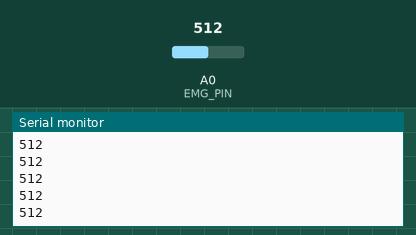
Recording of a sketch running on a simulated Arduino Uno, built with avr-gcc and run on an emulated ATmega328P. On the bench: the last lines printed to the serial monitor. Inputs (shaded band) come from the test bench; at power-on: A0 (EMG_PIN) = 512.

Above: at 1.2 s.
1.3 s: A0 (EMG_PIN) set to 716
At 1.31 s:
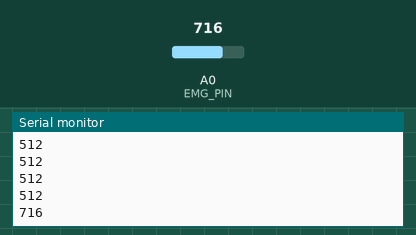
2.8 s: A0 (EMG_PIN) set to 900
At 2.81 s:
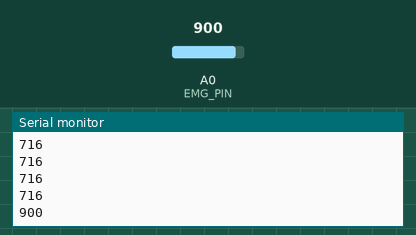
Timing chart, 0 to 5.8 s (numbered marks = the images above; inputs shaded):
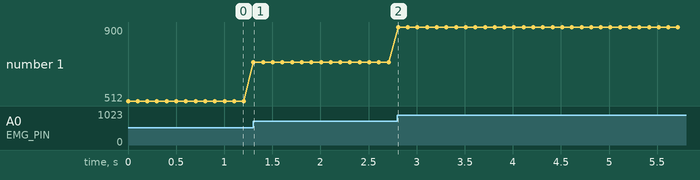

Measured:
- after the input at 1.3 s, the serial monitor: prints a new line at once (image 1)
- after the input at 2.8 s, the serial monitor: prints a new line at once (image 2)
- plotted number 1: 512 → 716 after the input at 1.3 s, 716 → 900 after the input at 2.8 s

The sketch:

EMG_Test.ino
```cpp
// EMG 센서 신호 확인용 테스트 스케치
// SIG -> A0, +VS -> 5V, GND -> GND (-VS는 미연결)
// 시리얼 모니터(115200 baud)에서 숫자가 근육 힘줄 때 변하는지 확인

const int EMG_PIN = A0;

void setup() {
  Serial.begin(115200);
}

void loop() {
  int raw = analogRead(EMG_PIN); // 0~1023
  Serial.println(raw);
  delay(100); // 0.1초 간격
}
```
